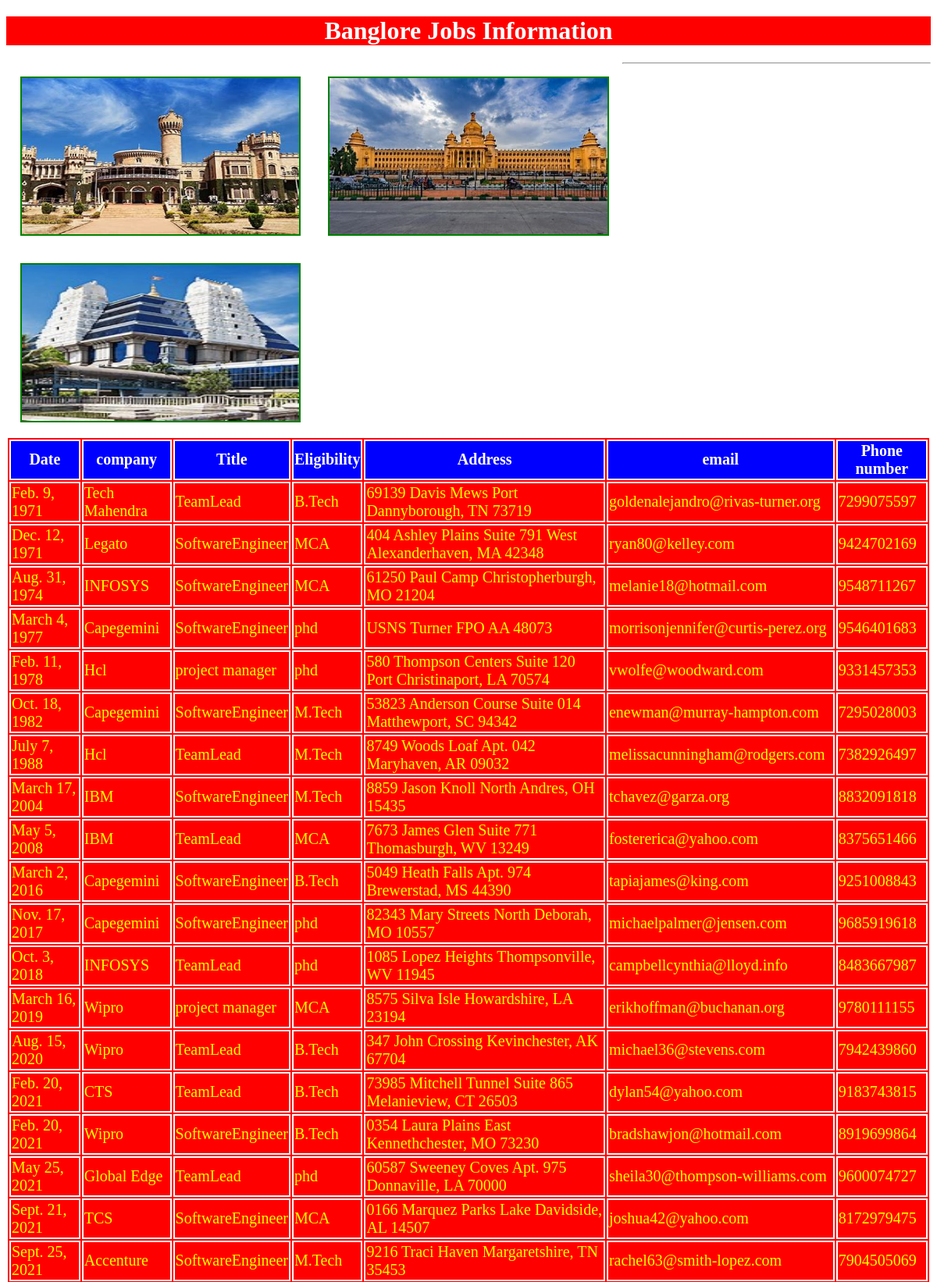
The page /pune/ (upper part) on the database its author committed.
### testapp/models.py (models this page shows)
class blorejobs(models.Model):
    date=models.DateField()
    company=models.CharField(max_length=100)
    title=models.CharField(max_length=100)
    eligibility=models.CharField(max_length=100)
    address=models.CharField(max_length=100)
    email=models.EmailField()
    phonenumber=models.IntegerField()

### testapp/views.py (the view)
# urls.py: path('pune/',views.blore_jobs_view),
def blore_jobs_view(request):
    hydjobs_list=blorejobs.objects.all().order_by('date','company')
    my_dict={'jobs_list':hydjobs_list}
    return render(request,'testapp/blorejobs.html',context=my_dict)

### templates/testapp/blorejobs.html (shortened to what this page needs)
<!DOCTYPE html>
{%load static%}
<html lang="en" dir="ltr">
  <head>
    <link rel='stylesheet' href="{%static 'css/demo.css' %}">
  </head>
  <body>
    <center>
    <h1>Banglore Jobs Information</h1>
    <img src="{%static 'images/chen1.jpg' %}">
    <img src="{%static 'images/chen2.jpg' %}">
    <img src="{%static 'images/chen3.jpg' %}">
    <hr>
    {%if jobs_list%}
    <table border='2'>
      <thead>
        <th>Date</th>
        <th>company</th>
        <th>Title</th>
        <th>Eligibility</th>
        <th>Address</th>
        <th>email</th>
        <th>Phone number</th>
      </thead>
      {%for job in jobs_list%}
      <tr>
        <td>{{job.date}}</td>
        <td>{{job.company}}</td>
        <td>{{job.title}}</td>
        <td>{{job.eligibility}}</td>
        <td>{{job.address}}</td>
        <td>{{job.email}}</td>
        <td>{{job.phonenumber}}</td>
      </tr>
      {%endfor%}
      </table>
      {%else%}
      <p>No jobs found in Hyderabad</p>
      {%endif%}
  </body>
</html>

### static/css/demo.css (style rules this page uses)
img { width:30%; height:200px; margin:1.5%; float:left; border:2px solid green; }
h1 { color:white; background:red; }
table,thead,th,tr,td { color:yellow; border:2px solid white; font-size:20px; margin:auto; background:red; }
thead, th { color:white; border:2px solid white; font-size:20px; margin:auto; background:blue; }

### rows shown on the page
blorejobs: date "Feb. 9, 1971", company "Tech Mahendra", title "TeamLead", eligibility "B.Tech", address "69139 Davis Mews Port Dannyborough, TN 73719", email "goldenalejandro@rivas-turner.org", phonenumber "7299075597"
blorejobs: date "Dec. 12, 1971", company "Legato", title "SoftwareEngineer", eligibility "MCA", address "404 Ashley Plains Suite 791 West Alexanderhaven, MA 42348", email "ryan80@kelley.com", phonenumber "9424702169"
blorejobs: date "Aug. 31, 1974", company "INFOSYS", title "SoftwareEngineer", eligibility "MCA", address "61250 Paul Camp Christopherburgh, MO 21204", email "melanie18@hotmail.com", phonenumber "9548711267"
blorejobs: date "March 4, 1977", company "Capegemini", title "SoftwareEngineer", eligibility "phd", address "USNS Turner FPO AA 48073", email "morrisonjennifer@curtis-perez.org", phonenumber "9546401683"
blorejobs: date "Feb. 11, 1978", company "Hcl", title "project manager", eligibility "phd", address "580 Thompson Centers Suite 120 Port Christinaport, LA 70574", email "vwolfe@woodward.com", phonenumber "9331457353"
blorejobs: date "Oct. 18, 1982", company "Capegemini", title "SoftwareEngineer", eligibility "M.Tech", address "53823 Anderson Course Suite 014 Matthewport, SC 94342", email "enewman@murray-hampton.com", phonenumber "7295028003"
blorejobs: date "July 7, 1988", company "Hcl", title "TeamLead", eligibility "M.Tech", address "8749 Woods Loaf Apt. 042 Maryhaven, AR 09032", email "melissacunningham@rodgers.com", phonenumber "7382926497"
blorejobs: date "March 17, 2004", company "IBM", title "SoftwareEngineer", eligibility "M.Tech", address "8859 Jason Knoll North Andres, OH 15435", email "tchavez@garza.org", phonenumber "8832091818"
blorejobs: date "May 5, 2008", company "IBM", title "TeamLead", eligibility "MCA", address "7673 James Glen Suite 771 Thomasburgh, WV 13249", email "fostererica@yahoo.com", phonenumber "8375651466"
blorejobs: date "March 2, 2016", company "Capegemini", title "SoftwareEngineer", eligibility "B.Tech", address "5049 Heath Falls Apt. 974 Brewerstad, MS 44390", email "tapiajames@king.com", phonenumber "9251008843"
blorejobs: date "Nov. 17, 2017", company "Capegemini", title "SoftwareEngineer", eligibility "phd", address "82343 Mary Streets North Deborah, MO 10557", email "michaelpalmer@jensen.com", phonenumber "9685919618"
blorejobs: date "Oct. 3, 2018", company "INFOSYS", title "TeamLead", eligibility "phd", address "1085 Lopez Heights Thompsonville, WV 11945", email "campbellcynthia@lloyd.info", phonenumber "8483667987"
blorejobs: date "March 16, 2019", company "Wipro", title "project manager", eligibility "MCA", address "8575 Silva Isle Howardshire, LA 23194", email "erikhoffman@buchanan.org", phonenumber "9780111155"
blorejobs: date "Aug. 15, 2020", company "Wipro", title "TeamLead", eligibility "B.Tech", address "347 John Crossing Kevinchester, AK 67704", email "michael36@stevens.com", phonenumber "7942439860"
blorejobs: date "Feb. 20, 2021", company "CTS", title "TeamLead", eligibility "B.Tech", address "73985 Mitchell Tunnel Suite 865 Melanieview, CT 26503", email "dylan54@yahoo.com", phonenumber "9183743815"
blorejobs: date "Feb. 20, 2021", company "Wipro", title "SoftwareEngineer", eligibility "B.Tech", address "0354 Laura Plains East Kennethchester, MO 73230", email "bradshawjon@hotmail.com", phonenumber "8919699864"
blorejobs: date "May 25, 2021", company "Global Edge", title "TeamLead", eligibility "phd", address "60587 Sweeney Coves Apt. 975 Donnaville, LA 70000", email "sheila30@thompson-williams.com", phonenumber "9600074727"
blorejobs: date "Sept. 21, 2021", company "TCS", title "SoftwareEngineer", eligibility "MCA", address "0166 Marquez Parks Lake Davidside, AL 14507", email "joshua42@yahoo.com", phonenumber "8172979475"
blorejobs: date "Sept. 25, 2021", company "Accenture", title "SoftwareEngineer", eligibility "M.Tech", address "9216 Traci Haven Margaretshire, TN 35453", email "rachel63@smith-lopez.com", phonenumber "7904505069"
